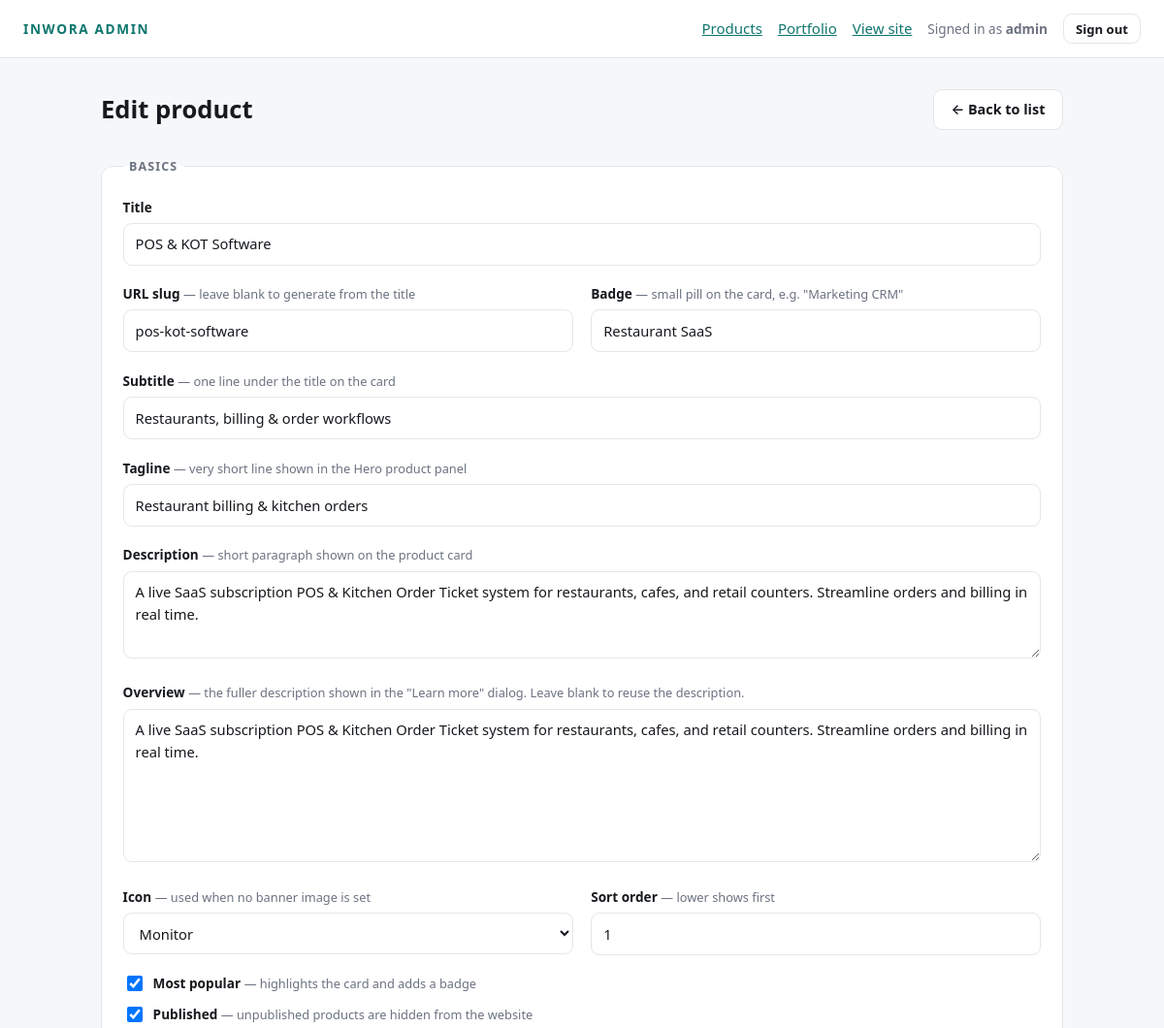
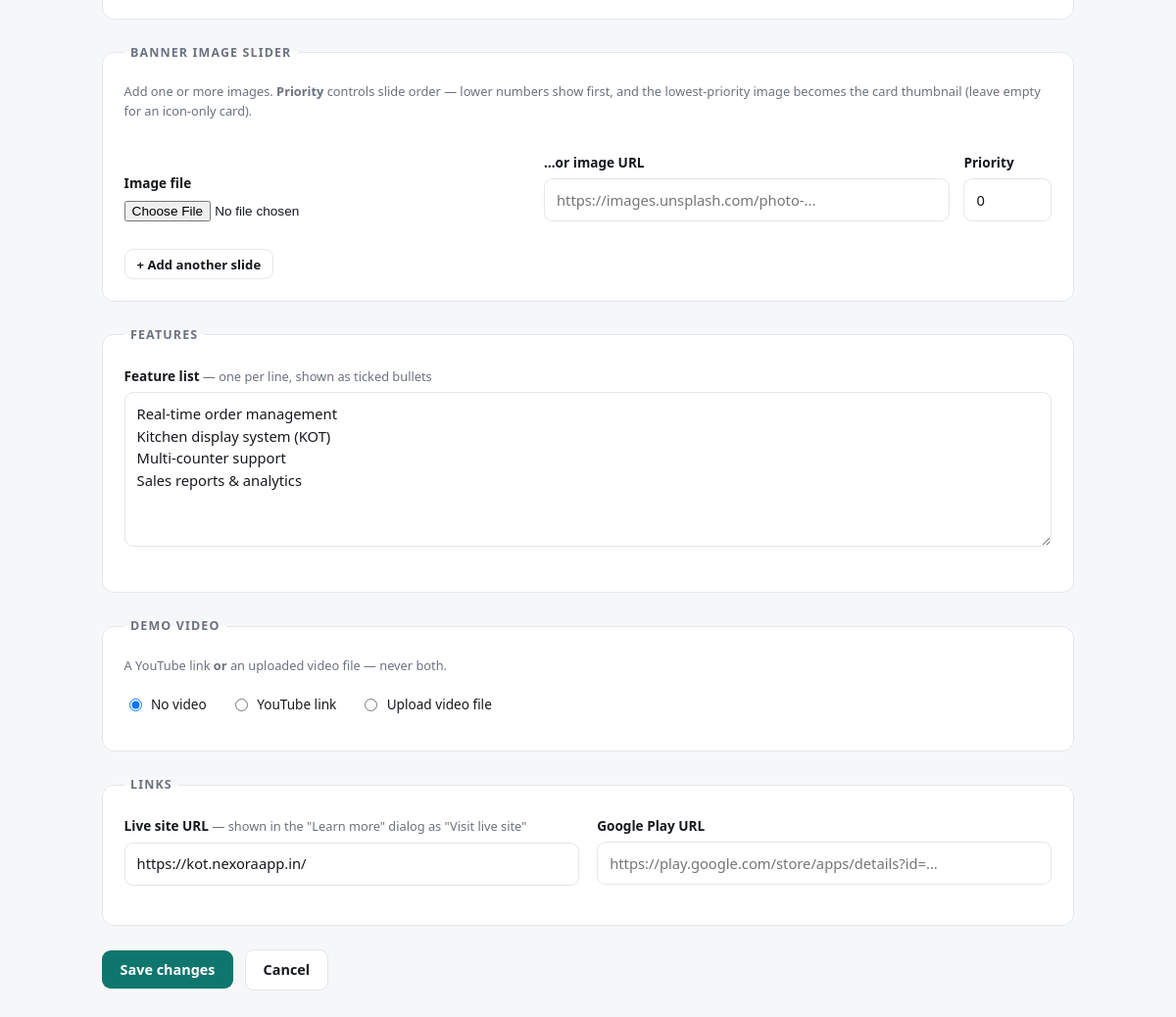
Screenshot of /admin/products/2/edit (signed in) with the database file from the repository (2 pictures, top to bottom).
### tables this page shows
CREATE TABLE IF NOT EXISTS `products` (
  `id`             INT UNSIGNED NOT NULL AUTO_INCREMENT,
  `slug`           VARCHAR(160) NOT NULL,
  `title`          VARCHAR(200) NOT NULL,
  `subtitle`       VARCHAR(255) NOT NULL DEFAULT '',
  `badge`          VARCHAR(120) NOT NULL DEFAULT '',
  `tagline`        VARCHAR(255) NOT NULL DEFAULT '',
  `description`    TEXT         NOT NULL,
  `overview`       LONGTEXT     NULL,
  `icon`           VARCHAR(60)  NOT NULL DEFAULT 'Boxes',
  `image`          VARCHAR(500) NOT NULL DEFAULT '',
  `video_type`     ENUM('youtube', 'upload') NULL DEFAULT NULL,
  `video_url`      VARCHAR(500) NULL,
  `video_file`     VARCHAR(500) NULL,
  `live_url`       VARCHAR(500) NULL,
  `play_store_url` VARCHAR(500) NULL,
  `is_featured`    TINYINT(1)   NOT NULL DEFAULT 0,
  `sort_order`     INT          NOT NULL DEFAULT 0,
  `is_published`   TINYINT(1)   NOT NULL DEFAULT 1,
  `created_at`     TIMESTAMP    NOT NULL DEFAULT CURRENT_TIMESTAMP,
  `updated_at`     TIMESTAMP    NOT NULL DEFAULT CURRENT_TIMESTAMP ON UPDATE CURRENT_TIMESTAMP,
  PRIMARY KEY (`id`),
  UNIQUE KEY `uq_products_slug` (`slug`),
  KEY `idx_products_listing` (`is_published`, `sort_order`)
);

### admin/controller.php (called while the page is built, shortened)
<?php
require_once dirname(__DIR__) . '/src/helpers.php';
require_once dirname(__DIR__) . '/src/ProductRepository.php';
function view(string $name, array $data = []): void
{
    extract($data, EXTR_SKIP);
    require __DIR__ . '/views/' . $name . '.php';
    require __DIR__ . '/views/layout.php';
    exit;
}
function admin_product_form(?int $id): void
{
    $repo = new ProductRepository();
    $product = null;
    if ($id !== null) {
        $product = $repo->findById($id);
    }
    view('product-form', [
        'title'   => $product ? 'Edit product' : 'New product',
        'product' => $product,
    ]);
}

### config/database.php (called while the page is built, shortened)
<?php
require_once __DIR__ . '/env.php';
function db(): PDO
{
    static $pdo = null;
    $dsn = sprintf(
        'mysql:host=%s;port=%d;dbname=%s;charset=utf8mb4',
        env('DB_HOST', '127.0.0.1'),
        env_int('DB_PORT', 3306),
        env('DB_DATABASE', 'inworalanding')
    );
    try {
        $pdo = new PDO($dsn, env('DB_USERNAME', 'root'), env('DB_PASSWORD', ''), [
            PDO::ATTR_ERRMODE            => PDO::ERRMODE_EXCEPTION,
            PDO::ATTR_DEFAULT_FETCH_MODE => PDO::FETCH_ASSOC,
            PDO::ATTR_EMULATE_PREPARES   => false,
        ]);
    } catch (PDOException $e) {
        throw new RuntimeException(
            'Database connection failed. Check the DB_* values in backend/.env and make sure MySQL is running. '
            . 'Original error: ' . $e->getMessage(),
            0,
            $e
        );
    }
    return $pdo;
}

### src/ProductRepository.php (called while the page is built, shortened)
<?php
require_once dirname(__DIR__) . '/config/database.php';
require_once __DIR__ . '/helpers.php';
class ProductRepository
{
    private PDO $db;
    public function __construct(?PDO $db = null)
    {
        $this->db = $db ?? db();
    }
    public function findById(int $id): ?array
    {
        $stmt = $this->db->prepare('SELECT * FROM products WHERE id = ?');
        $stmt->execute([$id]);
        $product = $stmt->fetch();
        return $product ? $this->attachChildren([$product])[0] : null;
    }
    private function attachChildren(array $products): array
    {
        $ids = array_column($products, 'id');
        $features = $this->childrenFor('product_features', 'feature', $ids);
        $banners = $this->bannersFor($ids);
        foreach ($products as &$product) {
            $product['id'] = (int) $product['id'];
            $product['sort_order'] = (int) $product['sort_order'];
            $product['is_featured'] = (int) $product['is_featured'];
            $product['is_published'] = (int) $product['is_published'];
            $product['features'] = $features[$product['id']] ?? [];
        }
        return $products;
    }
    private function bannersFor(array $productIds): array
    {
        $placeholders = implode(', ', array_fill(0, count($productIds), '?'));
        $stmt = $this->db->prepare(
            "SELECT id, product_id, image, sort_order FROM product_banners
             WHERE product_id IN ($placeholders) ORDER BY sort_order ASC, id ASC"
        );
        $stmt->execute($productIds);
        $grouped = [];
        foreach ($stmt->fetchAll() as $row) {
            $grouped[(int) $row['product_id']][] = [
                'id'         => (int) $row['id'],
                'image'      => $row['image'],
                'sort_order' => (int) $row['sort_order'],
            ];
        }
        return $grouped;
    }
    private function childrenFor(string $table, string $column, array $productIds): array
    {
        $placeholders = implode(', ', array_fill(0, count($productIds), '?'));
        $stmt = $this->db->prepare(
            "SELECT product_id, $column FROM $table WHERE product_id IN ($placeholders) ORDER BY sort_order ASC, id ASC"
        );
        $stmt->execute($productIds);
        $grouped = [];
        foreach ($stmt->fetchAll() as $row) {
            $grouped[(int) $row['product_id']][] = $row[$column];
        }
        return $grouped;
    }
}

### src/helpers.php (called while the page is built, shortened)
<?php
require_once dirname(__DIR__) . '/config/env.php';
function base_url(): string
{
    static $base = null;
    if ($base !== null) {
        return $base;
    }
    $host = $_SERVER['HTTP_HOST'] ?? '';
    $https = (!empty($_SERVER['HTTPS']) && strtolower((string) $_SERVER['HTTPS']) !== 'off')
        || (($_SERVER['HTTP_X_FORWARDED_PROTO'] ?? '') === 'https');
    $prefix = rtrim(parse_url(env('APP_URL', ''), PHP_URL_PATH) ?: '', '/');
    return $base = ($https ? 'https' : 'http') . '://' . $host . $prefix;
}
function url(string $path = ''): string
{
    $cleanPath = '/' . ltrim($path, '/');
    return base_url() . $cleanPath;
}
function e(?string $value): string
{
    return htmlspecialchars($value ?? '', ENT_QUOTES | ENT_SUBSTITUTE, 'UTF-8');
}

### config/env.php (called while the page is built, shortened)
<?php
function env(string $key, ?string $default = null): ?string
{
    if (isset($_ENV[$key])) {
        return $_ENV[$key];
    }
    $value = getenv($key);
    return $value !== false ? $value : $default;
}

### admin/views/product-form.php (the view, shortened to what this page needs)
<?php
$isEdit = $product !== null;
$action = $isEdit ? url('/admin/products/' . $product['id']) : url('/admin/products');
$val = static fn (string $key, string $default = '') => e((string) ($product[$key] ?? $default));
$videoMode = $product['video_type'] ?? 'none';
$banners = $product['banners'] ?? [];
?>
<div class="page-head">
  <h1><?= $isEdit ? 'Edit product' : 'New product' ?></h1>
  <a class="btn btn-outline" href="<?= e(url('/admin/products')) ?>">← Back to list</a>
</div>
<form method="post" action="<?= e($action) ?>" enctype="multipart/form-data">
  <fieldset>
    <legend>Basics</legend>
    <div class="field">
      <label for="title">Title</label>
      <input type="text" id="title" name="title" value="<?= $val('title') ?>" required>
    </div>
    <div class="grid-2">
      <div class="field">
        <label for="slug">URL slug <span class="hint">— leave blank to generate from the title</span></label>
        <input type="text" id="slug" name="slug" value="<?= $val('slug') ?>" placeholder="whatsapp-crm">
      </div>
      <div class="field">
        <label for="badge">Badge <span class="hint">— small pill on the card, e.g. "Marketing CRM"</span></label>
        <input type="text" id="badge" name="badge" value="<?= $val('badge') ?>" placeholder="Business Software">
      </div>
    </div>
    <div class="field">
      <label for="subtitle">Subtitle <span class="hint">— one line under the title on the card</span></label>
      <input type="text" id="subtitle" name="subtitle" value="<?= $val('subtitle') ?>" placeholder="Restaurants, billing & order workflows">
    </div>
    <div class="field">
      <label for="tagline">Tagline <span class="hint">— very short line shown in the Hero product panel</span></label>
      <input type="text" id="tagline" name="tagline" value="<?= $val('tagline') ?>" placeholder="Restaurant billing & kitchen orders">
    </div>
    <div class="field">
      <label for="description">Description <span class="hint">— short paragraph shown on the product card</span></label>
      <textarea id="description" name="description" rows="3"><?= $val('description') ?></textarea>
    </div>
    <div class="field">
      <label for="overview">Overview <span class="hint">— the fuller description shown in the "Learn more" dialog. Leave blank to reuse the description.</span></label>
      <textarea id="overview" name="overview" rows="6"><?= $val('overview') ?></textarea>
    </div>
    <div class="grid-2">
      <div class="field">
        <label for="icon">Icon <span class="hint">— used when no banner image is set</span></label>
        <select id="icon" name="icon">
          <?php foreach (ProductRepository::ICONS as $icon): ?>
            <option value="<?= e($icon) ?>" <?= ($product['icon'] ?? 'Boxes') === $icon ? 'selected' : '' ?>>
              <?= e($icon) ?>
            </option>
          <?php endforeach; ?>
        </select>
      </div>
      <div class="field">
        <label for="sort_order">Sort order <span class="hint">— lower shows first</span></label>
        <input type="number" id="sort_order" name="sort_order" value="<?= $val('sort_order', '0') ?>">
      </div>
    </div>
    <div class="checkbox">
      <input type="checkbox" id="is_featured" name="is_featured" value="1" <?= ($product['is_featured'] ?? 0) ? 'checked' : '' ?>>
      <label for="is_featured">Most popular <span class="hint">— highlights the card and adds a badge</span></label>
    </div>
    <div class="checkbox" style="margin-top:.6rem">
      <input type="checkbox" id="is_published" name="is_published" value="1"
             <?= (!$isEdit || $product['is_published']) ? 'checked' : '' ?>>
      <label for="is_published">Published <span class="hint">— unpublished products are hidden from the website</span></label>
    </div>
  </fieldset>
  <fieldset>
    <legend>Banner image slider</legend>
    <p class="hint" style="margin:0 0 1.1rem">
      Add one or more images. <strong>Priority</strong> controls slide order — lower numbers show first, and the
      lowest-priority image becomes the card thumbnail (leave empty for an icon-only card).
    </p>
    <div id="banner-new-slides">
      <div class="banner-slide banner-slide-new">
        <div class="field">
          <label>Image file</label>
          <input type="file" name="banner_new_file[]" accept="image/*">
        </div>
        <div class="field">
          <label>…or image URL</label>
          <input type="text" name="banner_new_url[]" placeholder="https://images.unsplash.com/photo-...">
        </div>
        <div class="field field-priority">
          <label>Priority</label>
          <input type="number" name="banner_new_priority[]" value="<?= count($banners) * 10 ?>">
        </div>
      </div>
    </div>
    <p style="margin:.9rem 0 0">
      <button type="button" class="btn btn-outline btn-sm" id="banner-add-btn">+ Add another slide</button>
    </p>
  </fieldset>
  <fieldset>
    <legend>Features</legend>
    <div class="field">
      <label for="features">Feature list <span class="hint">— one per line, shown as ticked bullets</span></label>
      <textarea id="features" name="features" rows="6" placeholder="Real-time order management&#10;Kitchen display system (KOT)&#10;Multi-counter support"><?= e(implode("\n", $product['features'] ?? [])) ?></textarea>
    </div>
  </fieldset>
  <fieldset>
    <legend>Demo video</legend>
    <p class="hint" style="margin:0 0 1.1rem">A YouTube link <strong>or</strong> an uploaded video file — never both.</p>
    <div class="video-mode-options">
      <label>
        <input type="radio" name="video_mode" value="none" <?= $videoMode === 'none' ? 'checked' : '' ?>>
        No video
      </label>
      <label>
        <input type="radio" name="video_mode" value="youtube" <?= $videoMode === 'youtube' ? 'checked' : '' ?>>
        YouTube link
      </label>
      <label>
        <input type="radio" name="video_mode" value="upload" <?= $videoMode === 'upload' ? 'checked' : '' ?>>
        Upload video file
      </label>
    </div>
  </fieldset>
  <fieldset>
    <legend>Links</legend>
    <div class="grid-2">
      <div class="field">
        <label for="live_url">Live site URL <span class="hint">— shown in the "Learn more" dialog as "Visit live site"</span></label>
        <input type="text" id="live_url" name="live_url" value="<?= $val('live_url') ?>" placeholder="https://construction.inwora.com">
      </div>
      <div class="field">
        <label for="play_store_url">Google Play URL</label>
        <input type="text" id="play_store_url" name="play_store_url" value="<?= $val('play_store_url') ?>" placeholder="https://play.google.com/store/apps/details?id=...">
      </div>
    </div>
  </fieldset>
  <div class="actions">
    <button class="btn" type="submit"><?= $isEdit ? 'Save changes' : 'Create product' ?></button>
    <a class="btn btn-outline" href="<?= e(url('/admin/products')) ?>">Cancel</a>
  </div>
</form>

### admin/views/layout.php (style rules this page uses)
*, *::before, *::after { box-sizing: border-box; }
:root { --bg: #f6f7f9; --card: #fff; --border: #e3e6ea; --text: #16191d; --muted: #6b7280; --primary: #0f766e; --primary-dark: #115e57; --danger: #b91c1c; --radius: 12px; }
body { margin: 0; background: var(--bg); color: var(--text); font: 15px/1.55 system-ui, -apple-system, "Segoe UI", Roboto, sans-serif; }
a { color: var(--primary); }
h1 { font-size: 1.6rem; margin: 0; }
.page-head { display: flex; align-items: center; gap: 1rem; margin-bottom: 1.75rem; flex-wrap: wrap; }
.btn { display: inline-flex; align-items: center; gap: .45rem; border: 1px solid transparent; background: var(--primary); color: #fff; padding: .55rem 1.1rem; border-radius: 9px; font-size: .9rem; font-weight: 600; cursor: pointer; text-decoration: none; font-family: inherit; }
.btn-outline { background: #fff; color: var(--text); border-color: var(--border); }
.btn-sm { padding: .35rem .75rem; font-size: .82rem; }
label { display: block; font-weight: 600; font-size: .85rem; margin-bottom: .35rem; }
.hint { font-weight: 400; color: var(--muted); font-size: .8rem; }
input[type=text], input[type=url], input[type=number], input[type=password], textarea, select { width: 100%; padding: .6rem .75rem; border: 1px solid var(--border); border-radius: 9px; font: inherit; font-size: .92rem; background: #fff; color: var(--text); }
input[type=file] { font-size: .85rem; }
textarea { resize: vertical; min-height: 90px; }
.field { margin-bottom: 1.15rem; }
.grid-2 { display: grid; grid-template-columns: repeat(auto-fit, minmax(230px, 1fr)); gap: 1.15rem; }
fieldset { border: 1px solid var(--border); border-radius: var(--radius); padding: 1.35rem; margin: 0 0 1.5rem; background: #fff; }
legend { font-weight: 700; font-size: .78rem; text-transform: uppercase; letter-spacing: .09em; color: var(--muted); padding: 0 .4rem; }
.checkbox { display: flex; align-items: center; gap: .5rem; }
.checkbox input { width: 16px; height: 16px; }
.checkbox label { margin: 0; }
.actions { display: flex; gap: .75rem; align-items: center; flex-wrap: wrap; }

### admin/views/product-form.php (style rules this page uses)
.banner-slide { display: flex; align-items: flex-end; gap: .9rem; padding: .85rem 0; border-bottom: 1px solid var(--border); }
.banner-slide:last-child { border-bottom: 0; }
.banner-slide .field { flex: 1; margin: 0; min-width: 0; }
.banner-slide .field-priority { flex: 0 0 90px; }
.video-mode-options { display: flex; flex-wrap: wrap; gap: 1.5rem; margin-bottom: 1rem; }
.video-mode-options label { display: inline-flex; align-items: center; gap: .4rem; margin: 0; font-weight: 500; }
.video-mode-options input { width: auto; }

### rows the page displays
products: title "POS & KOT Software", slug "pos-kot-software", badge "Restaurant SaaS", subtitle "Restaurants, billing & order workflows", tagline "Restaurant billing & kitchen orders", description "A live SaaS subscription POS & Kitchen Order Ticket system for restaurants, cafes, and retail counters. Streamline orders and billing in real time.", overview "A live SaaS subscription POS & Kitchen Order Ticket system for restaurants, cafes, and retail counters. Streamline orders and billing in real time.", sort_order "1", is_featured "☑", is_published "☑", video_type "☑ No video", video_type "☐ YouTube link", video_type "☐ Upload video file", live_url "https://kot.nexoraapp.in/"

### other values shown
Auth::username() "admin"
form field icon "Monitor"
